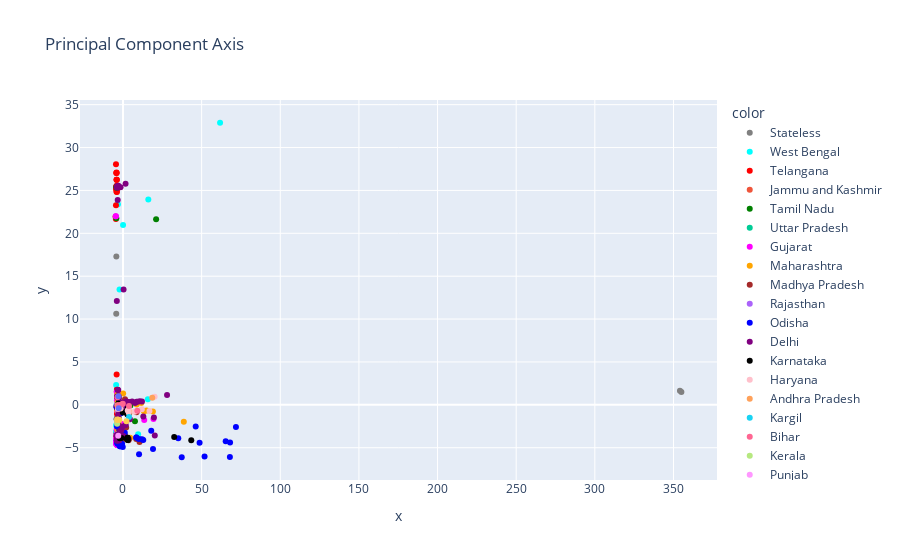

Notebook source saved alongside this figure:
### Code cell
import plotly.express as px

for_x = final_df.PC1.tolist()
for_y = final_df.PC2.tolist()
for_states = final_df.State.tolist()
for_hover = final_df.StrainID.tolist()

fig = px.scatter(x=for_x, y=for_y, color=for_states, hover_data= {"ID" :for_hover}, 
                 title="Principal Component Axis",
                color_discrete_map={
                "Stateless": "grey",
                "Tamil Nadu": "green",
                "Telangana": "red",
                "Maharashtra": "orange",
                "Gujarat": "magenta",
                "Delhi": "purple",
                "West Bengal": "aqua",
                "Haryana": "pink",
                "Odisha": "blue",
                "Madhya Pradesh": "brown",
                "Karnataka": "black"})
fig.show()
